Frame 1 (no input): blank canvas, image omitted
Frame 60 (the mouse pressed at the canvas centre just before this capture): blank canvas, image omitted
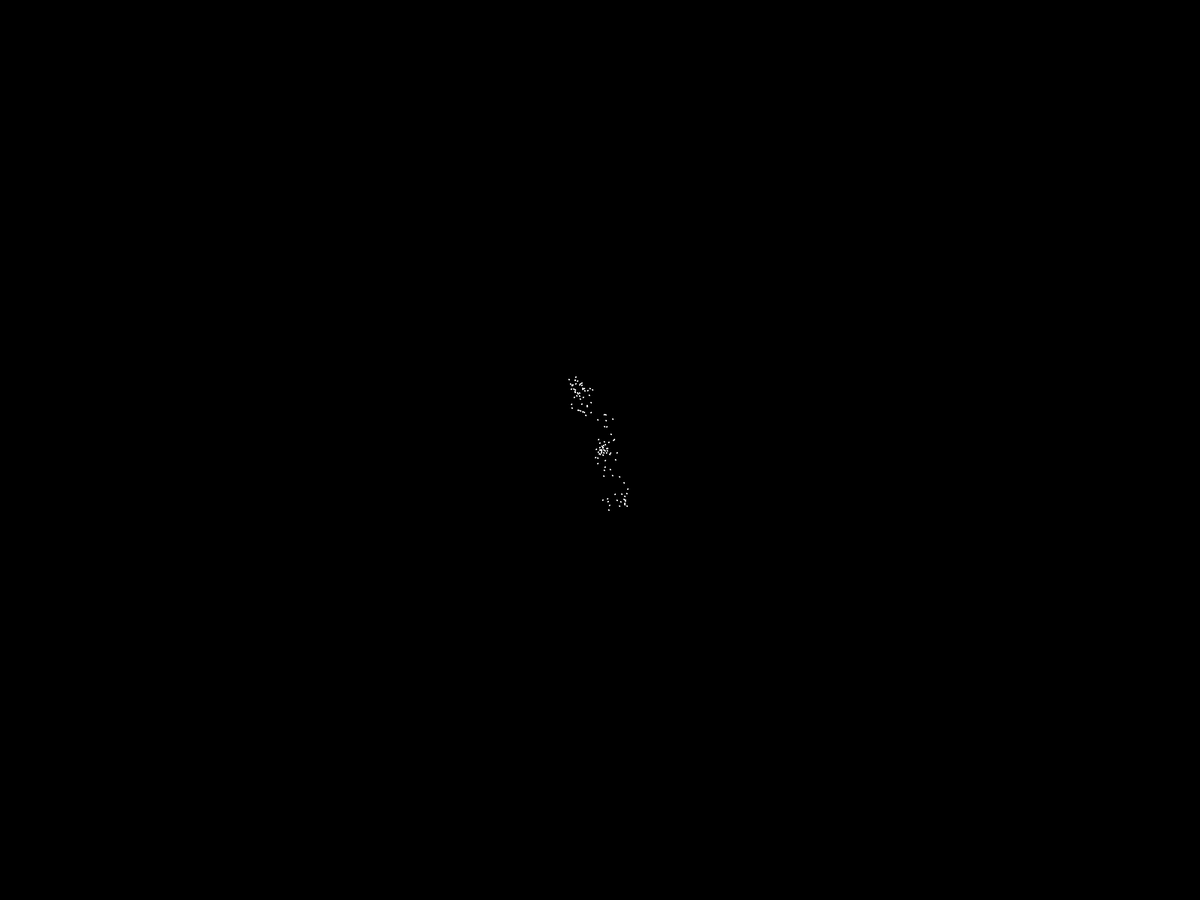
Frame 120 (the mouse held since frame 60 and released just before this capture)

The Processing sketch whose frames 1 and 60 were blank and that drew this single picture after the mouse press (run headless with seeded random() and noise(); from frame 60 on, the mouse is pressed at the canvas centre):

// Processing sketch: sketch_161206
// ── sketch_161206.pde
/**  [120616]
 *    press the mouse button to begin spawning particles in that area.
 *    leave running for best results.
 */

float circleX;
float circleY;

void setup() {
  fullScreen();
  background(0);
  stroke(255);
  fill(255);
  circleX = width/2;
  circleY = height/2;
}

void draw() {
  ellipse(circleX, circleY, 1, 1);
  circleX = circleX + random(-10, 10);
  circleY = circleY + random(-10, 10);
}

void mousePressed() {
  circleX = mouseX;
  circleY = mouseY;
}

void keyPressed( ) {
  save("120616_.jpeg");
}
